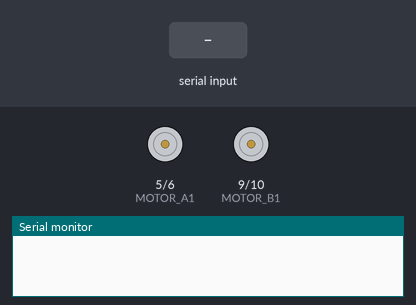
The sketch below on a simulated Arduino Uno, built with avr-gcc and run on an emulated ATmega328P. Parts: motor-driver pin pairs drawn as motors (green arrow = first pin HIGH = forward, orange = second pin HIGH = backward, longer = more drive), the last lines printed to the serial monitor. Inputs (shaded band) come from the test bench.

Above: at 1.2 s.
1.3 s: "w" received over the second serial link
At 1.8 s:
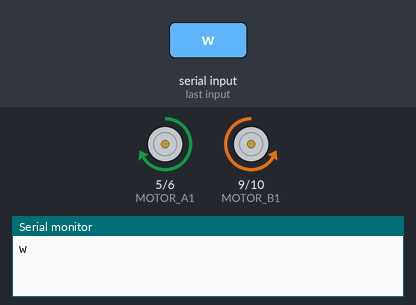
2.8 s: "s" received over the second serial link
At 4.0 s:
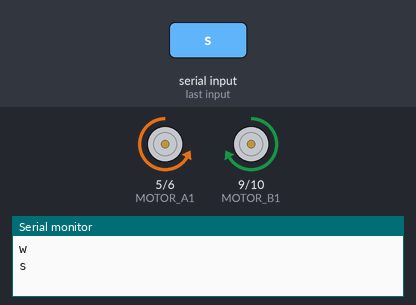
4.3 s: "a" received over the second serial link
At 5.3 s:
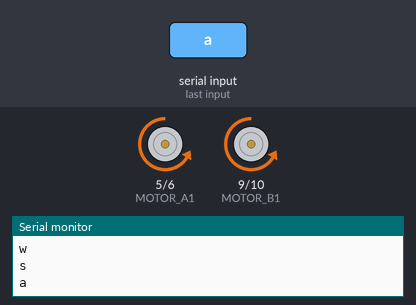
5.8 s: "d" received over the second serial link
At 6.4 s:
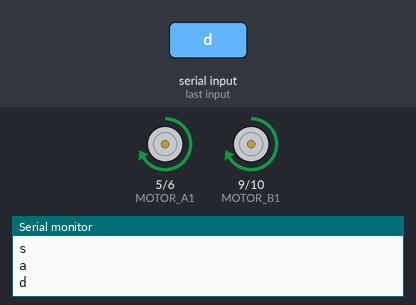
Timing chart, 0 to 8.3 s (numbered marks = the images above; inputs shaded):
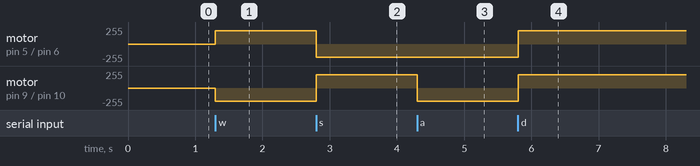

The sketch:

Car.ino
```cpp
/*
 * RC카 !
 *
 * 모드 1 : 자이로 센서를 통한 전후좌우 등속 제어
 * 모드 2 : 자이로 센서를 통한 전후좌우 가변속 제어 (플렉스 센서 로 엑셀)
 * 모드 3 : 자이로 센서를 통한 전후좌우 가변속 제어 (소리 센서 로 엑셀)
 * 모드 4 : 자이로 센서를 통한 전후 제어, (플레스 센서 값 > constant 일 때, 180도 회전 구현
 * 1, 3 -> LED LOW        2, 4 -> LED HIGH
 *
 * - 컨트롤러 부분 핀 (D 2개, A 4개)
 * 자이로센서 A4, A5
 * 사운드센서 A0
 * 플렉스센서 A3
 * 블루투스 D7, D8
 *
 *
 * - RC카 핀 (D 6개, A2개)
 * L298n 디지털 4개, 아날로그 2개
 * 블루투스 D7, D8
 *
 */
#include <SoftwareSerial.h>
#include <SimpleTimer.h>
#define BT_RX 8 //hc06's tx -> uno's d8
#define BT_TX 7 //hc06's rx -> uno's d7
#define MOTOR_A1 5
#define MOTOR_A2 6
#define MOTOR_B1 9
#define MOTOR_B2 10

SoftwareSerial bluetooth(BT_RX, BT_TX);
char mode = 'x';//mode 1은 온전한 가속계 제어 모드
char command = 0;
int current_PWM;
SimpleTimer timer;


// ================================================================
// ===                         Functions                        ===
// ================================================================
void go();
void back();
void left();
void right();
void STOP();
void process_data();


// ================================================================
// ===                      INITIAL SETUP                       ===
// ================================================================
void setup() {
  Serial.begin(9600);
  bluetooth.begin(9600);
  timer.setInterval(50, process_data);
  pinMode(MOTOR_A1, OUTPUT);
  pinMode(MOTOR_A2, OUTPUT);
  pinMode(MOTOR_B1, OUTPUT);
  pinMode(MOTOR_B2, OUTPUT);
}


// ================================================================
// ===                    MAIN PROGRAM LOOP                     ===
// ================================================================
void loop() {
  // put your main code here, to run repeatedly:
  timer.run();
}


// ================================================================
// ===                    MAIN PROGRAM LOOP                     ===
// ================================================================


void go(){
  analogWrite(MOTOR_A1, current_PWM);
  analogWrite(MOTOR_A2, 0);
  analogWrite(MOTOR_B1, 0);
  analogWrite(MOTOR_B2, current_PWM);
}
void back(){
  analogWrite(MOTOR_A1, 0);
  analogWrite(MOTOR_A2, current_PWM);
  analogWrite(MOTOR_B1, current_PWM);
  analogWrite(MOTOR_B2, 0);
}
void left(){
  analogWrite(MOTOR_A1, 0);
  analogWrite(MOTOR_A2, current_PWM);
  analogWrite(MOTOR_B1, 0);
  analogWrite(MOTOR_B2, current_PWM);
}
void right(){
  analogWrite(MOTOR_A1, current_PWM);
  analogWrite(MOTOR_A2, 0);
  analogWrite(MOTOR_B1, current_PWM);
  analogWrite(MOTOR_B2, 0);
}


void STOP(){
  analogWrite(MOTOR_A1, 0);
  analogWrite(MOTOR_A2, 0);
  analogWrite(MOTOR_B1, 0);
  analogWrite(MOTOR_B2, 0);
}


void process_data() {
  if (bluetooth.available()) {
    command = bluetooth.read();
    Serial.println(command);
    if(command == '6'){
      mode = 'x';
    }
    if(command == '7'){
      mode = 'y';
    }
    if(command == '8'){
      mode = 'z';
    }
    if(command == '9'){
      mode = 't';
    }
    switch (mode){
      //==========
      case 'x':{//자이로 등속
        current_PWM = 200;
        switch (command){
          case 'w':{//전진
            go();
            break;
          }
          case 's':{//후진
            back();
            break;
          }
          case 'a':{//좌회전
            left();
            break;
          }
          case 'd':{//우회전
            right();
            break;
          }
          case 'e':{//정지
            STOP();
            break;
          }
        }
        break;
      }

      //==========
      case 'y':{//플렉스 엑셀
        switch (command){
          case '1':{//1단
            current_PWM = 80;
            break;
          }
          case '2':{//2단
            current_PWM = 120;
            break;
          }
          case '3':{//3단
            current_PWM = 160;
            break;
          }
          case '4':{//4단
            current_PWM = 200;
            break;
          }
          case '5':{//최고속도
            current_PWM = 255;
            break;
          }
          case 'w':{//전진
            go();
            break;
          }
          case 's':{//후진
            back();
            break;
          }
          case 'a':{//좌회전
            left();
            break;
          }
          case 'd':{//우회전
            right();
            break;
          }
          case 'e':{//정지
            STOP();
            break;
          }
        }
        break;
      }

      //==========
      case 'z':{//소리센서 트리거
        switch (command){
          case '1':{//동작
            current_PWM = 255;
            break;
          }
          case '5':{//미동작
            current_PWM = 0;
            break;
          }
          case 'w':{//전진
            go();
            break;
          }
          case 's':{//후진
            back();
            break;
          }
          case 'a':{//좌회전
            left();
            break;
          }
          case 'd':{//우회전
            right();
            break;
          }
          case 'e':{//정지
            STOP();
            break;
          }
        }
        break;
      }

      //==========
      case 't':{//좌우 조작 반전
        current_PWM = 255;
        switch (command){
          case 'w':{//전진
            go();
            break;
          }
          case 's':{//후진
            back();
            break;
          }
          case 'l':{//좌회전    인데 지금은 우회전
            right();
            break;
          }
          case 'r':{//우회전    인데 지금은 좌회전
            left();
            break;
          }
          case 'e':{//정지
            STOP();
            break;
          }
        }
        break;
      }
    }
  }
  command = 0;
}
```

Measured:
- after the input at 1.3 s, motor on pin 5 (MOTOR_A1) / pin 6 (MOTOR_A2): stopped → forward 200/255 at once; motor on pin 9 (MOTOR_B1) / pin 10 (MOTOR_B2): stopped → backward 200/255 at once
- after the input at 2.8 s, motor on pin 5 (MOTOR_A1) / pin 6 (MOTOR_A2): forward 200/255 → backward 200/255 at once; motor on pin 9 (MOTOR_B1) / pin 10 (MOTOR_B2): backward 200/255 → forward 200/255 at once
- after the input at 4.3 s, motor on pin 9 (MOTOR_B1) / pin 10 (MOTOR_B2): forward 200/255 → backward 200/255 at once
- after the input at 5.8 s, motor on pin 5 (MOTOR_A1) / pin 6 (MOTOR_A2), motor on pin 9 (MOTOR_B1) / pin 10 (MOTOR_B2): backward 200/255 → forward 200/255 at once
